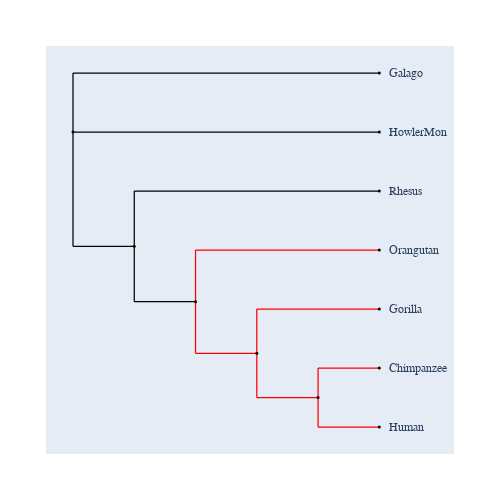

Notebook code cell kept with this figure:
### Markdown cell above
# Specifying a non-stationary model with time-heterogeneous parameters

A model is considered time-heterogeneous if rate matrix terms differ between edges on a tree.

In this example, we load the and display our sample primate tree, highlighting the edge sets that will be assigned different rate matrices.

### Code cell
from cogent3 import load_tree
from cogent3.app import io, evo

tree = load_tree("../data/primate_brca1.tree")
fig = tree.get_figure(contemporaneous=True)
fig.style_edges("Human", tip2="Orangutan",
                outgroup="Galago",
                line=dict(color="red"))
fig.show(width=500, height=500)

### Figure 1 — Plotly figure (JSON) as saved in the notebook; plotly's stock layout.template omitted (floating-point values rounded to 4 significant figures)
{"data": [{"line": {"color": "black", "shape": "spline", "smoothing": 1.3, "width": 1.25}, "mode": "lines", "showlegend": false, "type": "scatter", "x": [null, null, 0, 0, null, 0, 1, null, 0, 0, null, 0, 1, null, 0, 0, null, 0, 0.2, null, 0.2, 0.2, null, 0.2, 1.0, null, 0.2, 0.2, null, 0.2, 0.4, null], "y": [null, null, 2.6, 3.9, null, 3.9, 3.9, null, 2.6, 2.6, null, 2.6, 2.6, null, 2.6, 0.08125, null, 0.08125, 0.08125, null, 0.08125, 1.3, null, 1.3, 1.3, null, 0.08125, -1.137, null, -1.137, -1.137, null]}, {"line": {"color": "red", "width": 1.25}, "mode": "lines", "type": "scatter", "x": [0.4, 0.4, null, 0.4, 1.0, null, 0.4, 0.4, null, 0.4, 0.6, null, 0.6, 0.6, null, 0.6, 1.0, null, 0.6, 0.6, null, 0.6, 0.8, null, 0.8, 0.8, null, 0.8, 1.0, null, 0.8, 0.8, null, 0.8, 1.0, null], "y": [-1.137, 0.0, null, 0.0, 0.0, null, -1.137, -2.275, null, -2.275, -2.275, null, -2.275, -1.3, null, -1.3, -1.3, null, -2.275, -3.25, null, -3.25, -3.25, null, -3.25, -2.6, null, -2.6, -2.6, null, -3.25, -3.9, null, -3.9, -3.9, null]}, {"hoverinfo": "text", "marker": {"color": "black", "size": 3, "symbol": "circle"}, "mode": "markers", "showlegend": false, "text": ["root", "Galago", "HowlerMon", "edge.3", "Rhesus", "edge.2", "Orangutan", "edge.1", "Gorilla", "edge.0", "Chimpanzee", "Human"], "type": "scatter", "x": [0, 1, 1, 0.2, 1.0, 0.4, 1.0, 0.6, 1.0, 0.8, 1.0, 1.0], "y": [2.6, 3.9, 2.6, 0.08125, 1.3, -1.137, 0.0, -2.275, -1.3, -3.25, -2.6, -3.9]}], "layout": {"annotations": [{"font": {"family": "Inconsolata, monospace", "size": 12}, "showarrow": false, "text": "Galago", "textangle": 0, "x": 1.025, "xanchor": "left", "xref": "x", "y": 3.9, "yref": "y"}, {"font": {"family": "Inconsolata, monospace", "size": 12}, "showarrow": false, "text": "HowlerMon", "textangle": 0, "x": 1.025, "xanchor": "left", "xref": "x", "y": 2.6, "yref": "y"}, {"font": {"family": "Inconsolata, monospace", "size": 12}, "showarrow": false, "text": "Rhesus", "textangle": 0, "x": 1.025, "xanchor": "left", "xref": "x", "y": 1.3, "yref": "y"}, {"font": {"family": "Inconsolata, monospace", "size": 12}, "showarrow": false, "text": "Orangutan", "textangle": 0, "x": 1.025, "xanchor": "left", "xref": "x", "y": 0.0, "yref": "y"}, {"font": {"family": "Inconsolata, monospace", "size": 12}, "showarrow": false, "text": "Gorilla", "textangle": 0, "x": 1.025, "xanchor": "left", "xref": "x", "y": -1.3, "yref": "y"}, {"font": {"family": "Inconsolata, monospace", "size": 12}, "showarrow": false, "text": "Chimpanzee", "textangle": 0, "x": 1.025, "xanchor": "left", "xref": "x", "y": -2.6, "yref": "y"}, {"font": {"family": "Inconsolata, monospace", "size": 12}, "showarrow": false, "text": "Human", "textangle": 0, "x": 1.025, "xanchor": "left", "xref": "x", "y": -3.9, "yref": "y"}], "autosize": true, "font": {"family": "Balto", "size": 14}, "height": 500, "hovermode": "closest", "margin": {"b": 50, "l": 50, "pad": 4, "r": 50, "t": 50}, "showlegend": false, "width": 500, "xaxis": {"visible": false}, "yaxis": {"visible": false}}}
